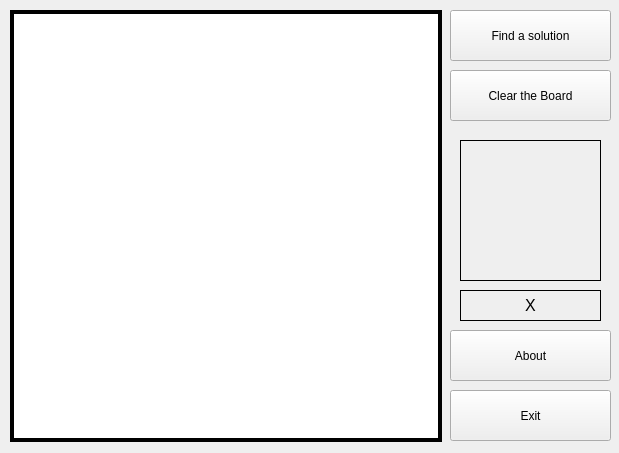
<?xml version="1.0" encoding="UTF-8"?>
<ui version="4.0">
 <class>MainWindow</class>
 <widget class="QMainWindow" name="MainWindow">
  <property name="geometry">
   <rect>
    <x>0</x>
    <y>0</y>
    <width>619</width>
    <height>453</height>
   </rect>
  </property>
  <property name="windowTitle">
   <string notr="true">MainWindow</string>
  </property>
  <widget class="QWidget" name="centralwidget">
   <widget class="QPushButton" name="pushButton">
    <property name="geometry">
     <rect>
      <x>450</x>
      <y>390</y>
      <width>161</width>
      <height>51</height>
     </rect>
    </property>
    <property name="focusPolicy">
     <enum>Qt::NoFocus</enum>
    </property>
    <property name="text">
     <string>Exit</string>
    </property>
   </widget>
   <widget class="QPushButton" name="pushButton_2">
    <property name="geometry">
     <rect>
      <x>450</x>
      <y>10</y>
      <width>161</width>
      <height>51</height>
     </rect>
    </property>
    <property name="focusPolicy">
     <enum>Qt::NoFocus</enum>
    </property>
    <property name="text">
     <string>Find a solution</string>
    </property>
   </widget>
   <widget class="QLabel" name="label">
    <property name="geometry">
     <rect>
      <x>10</x>
      <y>10</y>
      <width>432</width>
      <height>432</height>
     </rect>
    </property>
    <property name="palette">
     <palette>
      <active>
       <colorrole role="Base">
        <brush brushstyle="SolidPattern">
         <color alpha="255">
          <red>255</red>
          <green>255</green>
          <blue>255</blue>
         </color>
        </brush>
       </colorrole>
       <colorrole role="Window">
        <brush brushstyle="SolidPattern">
         <color alpha="255">
          <red>255</red>
          <green>255</green>
          <blue>255</blue>
         </color>
        </brush>
       </colorrole>
      </active>
      <inactive>
       <colorrole role="Base">
        <brush brushstyle="SolidPattern">
         <color alpha="255">
          <red>255</red>
          <green>255</green>
          <blue>255</blue>
         </color>
        </brush>
       </colorrole>
       <colorrole role="Window">
        <brush brushstyle="SolidPattern">
         <color alpha="255">
          <red>255</red>
          <green>255</green>
          <blue>255</blue>
         </color>
        </brush>
       </colorrole>
      </inactive>
      <disabled>
       <colorrole role="Base">
        <brush brushstyle="SolidPattern">
         <color alpha="255">
          <red>255</red>
          <green>255</green>
          <blue>255</blue>
         </color>
        </brush>
       </colorrole>
       <colorrole role="Window">
        <brush brushstyle="SolidPattern">
         <color alpha="255">
          <red>255</red>
          <green>255</green>
          <blue>255</blue>
         </color>
        </brush>
       </colorrole>
      </disabled>
     </palette>
    </property>
    <property name="autoFillBackground">
     <bool>true</bool>
    </property>
    <property name="frameShape">
     <enum>QFrame::Box</enum>
    </property>
    <property name="frameShadow">
     <enum>QFrame::Plain</enum>
    </property>
    <property name="lineWidth">
     <number>4</number>
    </property>
    <property name="text">
     <string/>
    </property>
   </widget>
   <widget class="QPushButton" name="pushButton_3">
    <property name="geometry">
     <rect>
      <x>450</x>
      <y>330</y>
      <width>161</width>
      <height>51</height>
     </rect>
    </property>
    <property name="focusPolicy">
     <enum>Qt::NoFocus</enum>
    </property>
    <property name="text">
     <string>About</string>
    </property>
   </widget>
   <widget class="QPushButton" name="pushButton_4">
    <property name="geometry">
     <rect>
      <x>450</x>
      <y>70</y>
      <width>161</width>
      <height>51</height>
     </rect>
    </property>
    <property name="focusPolicy">
     <enum>Qt::NoFocus</enum>
    </property>
    <property name="text">
     <string>Clear the Board</string>
    </property>
   </widget>
   <widget class="QLabel" name="label_11">
    <property name="geometry">
     <rect>
      <x>460</x>
      <y>140</y>
      <width>141</width>
      <height>141</height>
     </rect>
    </property>
    <property name="frameShape">
     <enum>QFrame::Box</enum>
    </property>
    <property name="text">
     <string notr="true"/>
    </property>
   </widget>
   <widget class="QLabel" name="label_2">
    <property name="geometry">
     <rect>
      <x>460</x>
      <y>290</y>
      <width>141</width>
      <height>31</height>
     </rect>
    </property>
    <property name="font">
     <font>
      <pointsize>12</pointsize>
     </font>
    </property>
    <property name="autoFillBackground">
     <bool>true</bool>
    </property>
    <property name="frameShape">
     <enum>QFrame::Box</enum>
    </property>
    <property name="text">
     <string notr="true">X</string>
    </property>
    <property name="alignment">
     <set>Qt::AlignCenter</set>
    </property>
   </widget>
   <zorder>label_11</zorder>
   <zorder>pushButton</zorder>
   <zorder>pushButton_2</zorder>
   <zorder>label</zorder>
   <zorder>pushButton_3</zorder>
   <zorder>pushButton_4</zorder>
   <zorder>label_2</zorder>
  </widget>
 </widget>
 <resources/>
 <connections/>
</ui>
